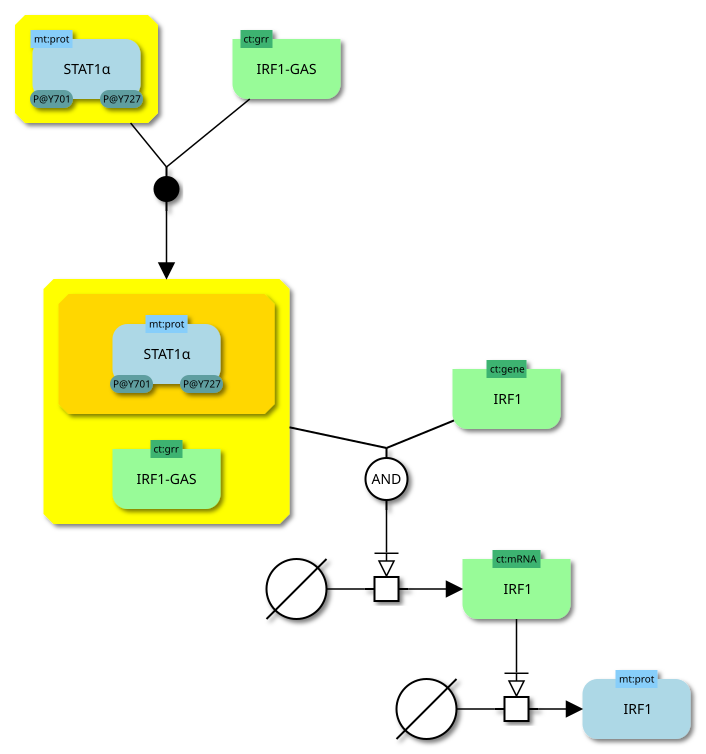

Source code (Python):
import momapy.styling
import momapy.rendering
import momapy.sbgn.io
import momapy.sbgn.utils

file_name = "/home/rougny/code/sbgntikz/converter/examples/sbgnml/activated_stat1alpha_induction_of_the_irf1_gene.sbgn"
# file_name = "/home/rougny/code/sbgntikz/converter/examples/sbgnml/insulin-like_growth_factor_signaling.sbgn"
# file_name = "sbgn/all.sbgn" style_sheet = ["../momapy/sbgn/styling/default.css",
# "../momapy/sbgn/styling/default_colorscheme.css", "../momapy/sbgn/styling/shadows.css"]
style_sheet = ["../momapy/sbgn/styling/vanted.css", "../momapy/sbgn/styling/default_colorscheme.css", "../momapy/sbgn/styling/shadows.css"]

m = momapy.sbgn.io.read_file(file_name=file_name, style_sheet=style_sheet, return_builder=True, tidy=True)
momapy.rendering.render_map(m, "filter.svg", renderer="svg-native", to_top_left=True)
momapy.rendering.render_map(m, "filer.pdf", renderer="cairo", to_top_left=True)
